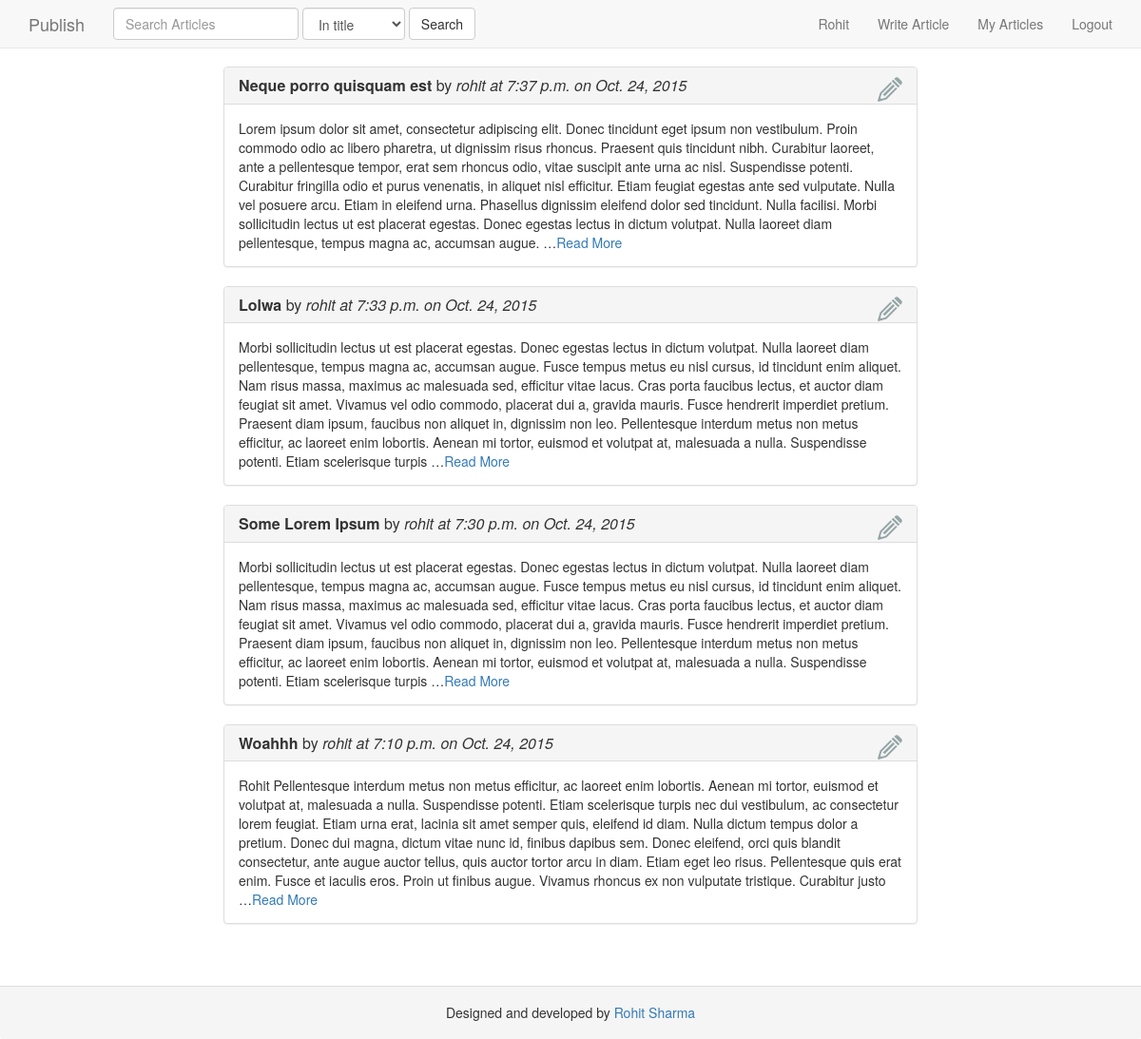
/my (signed in), run on an earlier commit of the app's database.
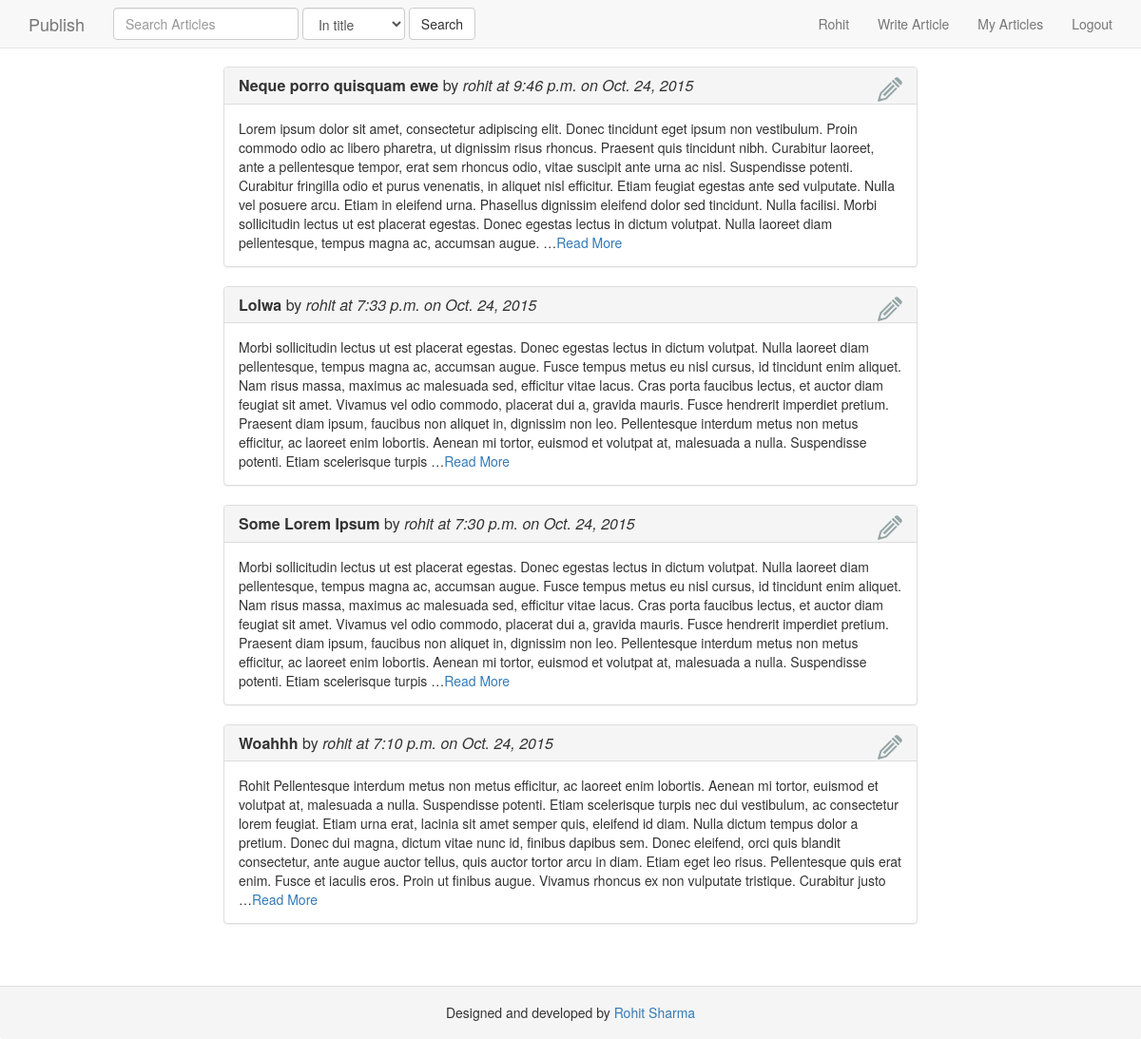
And on a later commit of the database.
### articles/models.py (models this page shows, shortened)
class Article(models.Model):
	user = models.ForeignKey(User)
	title = models.CharField(max_length=120)
	content = models.TextField(null=True,blank=True)
	slug = models.SlugField(unique=True)
	timestamp = models.DateTimeField(auto_now_add=True,auto_now = False)
	updated = models.DateTimeField(auto_now_add=False,auto_now = True)
	active = models.BooleanField(default=True)
	class Meta:
		unique_together = ('title', 'slug')
	def get_absolute_url(self):
		return reverse("single_article",kwargs={"slug":self.slug})
	def edit_article_url(self):
		return reverse("edit_article",kwargs={"slug":self.slug})

### articles/views.py (the view)
# urls.py: url(r'^my$',my_articles,name='my_articles'),
@login_required(login_url='/login')
def my_articles(request):
	articles = Article.objects.filter(user=request.user).order_by('-updated').all()
	context = {'articles':articles}
	template = "articles/my_articles.html"
	return render(request,template,context)

### templates/articles/my_articles.html (shortened to what this page needs)
{% extends "base.html" %}
{% load staticfiles %}
{% block container %}
<div class="col-md-2">
</div>
<div class="container">
	<div class="col-md-8">
		<div class="row">
			<div class="col-md-12">
				{% for article in articles %}
					<div class="panel panel-default">
					  <div class="panel-heading">
					    <h3 class="panel-title">
					    	<a href="{{ article.get_absolute_url }}"><strong>{{article.title}}</strong> by <i>{{article.user.username}} at {{article.updated|time}} on {{article.updated|date}}</i>
					    	</a>
					    	<a href="{{article.edit_article_url }}" >
					    		<img class="pull-right" src="{% static 'img/edit.png' %}"/>
					    	</a>
					    </h3>
					  </div>
					  <div class="panel-body">
					    {{article.content|truncatewords:100}}<a href="{{ article.get_absolute_url }}">Read More</a>
					  </div>
					</div>
				{% endfor %}
			</div>
		</div>
	</div>
</div>
<div class="col-md-2">
</div>
{% endblock %}

What changed in the data, as far as the page shows it:
changed Article: title "Neque porro quisquam est" → "Neque porro quisquam ewe"; updated "7:37 p.m." → "9:46 p.m."
